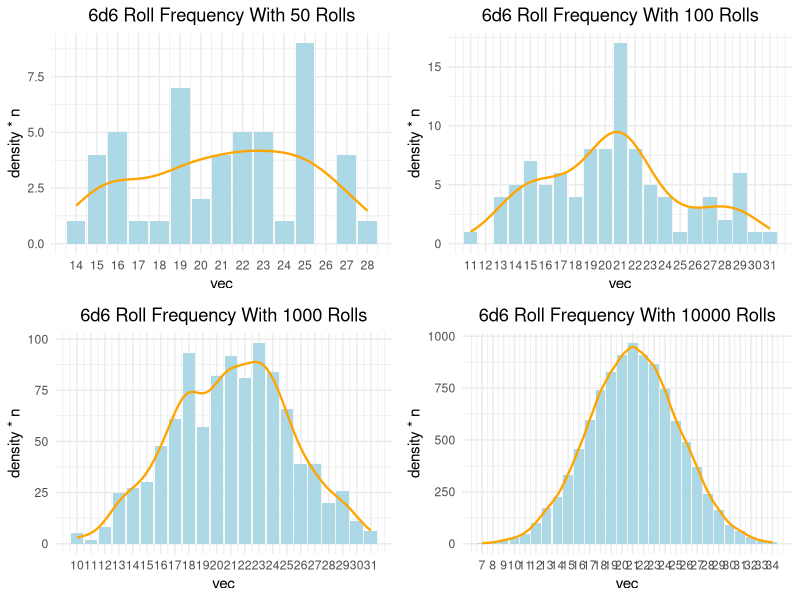

This chart was generated by the following R code:
library(tidyverse)
library(gridExtra)

fnc <- function(n){
  vec <- numeric(n)
  
  for(i in 1:n){
    vec[i] <- sum(sample(1:6, 6, replace = TRUE))
  }
  return(as.data.frame(vec))
}

roll50 <- fnc(50)
roll100 <- fnc(100)
roll1000 <- fnc(1000)
roll10000 <- fnc(10000)


p1 <- roll50 %>% 
  ggplot(aes(x = vec)) +
  geom_bar(fill = "lightblue", size = .5) +
  stat_density(geom = "line", aes(y = ..density.. * n), 
               color = "orange", linewidth = .8) +
  scale_x_continuous(breaks = seq(min(roll50$vec), max(roll50$vec), by = 1)) +
  theme_minimal() +
  labs(title = paste("6d6 Roll Frequency With", length(roll50$vec), "Rolls")) +
  theme(plot.title = element_text(hjust = .5))


p2 <- roll100 %>% 
  ggplot(aes(x = vec)) +
  geom_bar(fill = "lightblue", size = .5) +
  stat_density(geom = "line", aes(y = ..density.. * n), 
               color = "orange", linewidth = .8) +
  scale_x_continuous(breaks = seq(min(roll100$vec), max(roll100$vec), by = 1)) +
  theme_minimal() +
  labs(title = paste("6d6 Roll Frequency With", length(roll100$vec), "Rolls")) +
  theme(plot.title = element_text(hjust = .5))

p3 <- roll1000 %>% 
  ggplot(aes(x = vec)) +
  geom_bar(fill = "lightblue", size = .5) +
  stat_density(geom = "line", aes(y = ..density.. * n), 
               color = "orange", linewidth = .8) +
  scale_x_continuous(breaks = seq(min(roll1000$vec), max(roll1000$vec), by = 1)) +
  theme_minimal() +
  labs(title = paste("6d6 Roll Frequency With", length(roll1000$vec), "Rolls")) +
  theme(plot.title = element_text(hjust = .5))

p4 <- roll10000 %>% 
  ggplot(aes(x = vec)) +
  geom_bar(fill = "lightblue", size = .5) +
  stat_density(geom = "line", aes(y = ..density.. * n), 
               color = "orange", linewidth = .8) +
  scale_x_continuous(breaks = seq(min(roll10000$vec), max(roll10000$vec), by = 1)) +
  theme_minimal() +
  labs(title = paste("6d6 Roll Frequency With", length(roll10000$vec), "Rolls")) +
  theme(plot.title = element_text(hjust = .5))

grid.arrange(p1, p2, p3, p4)
